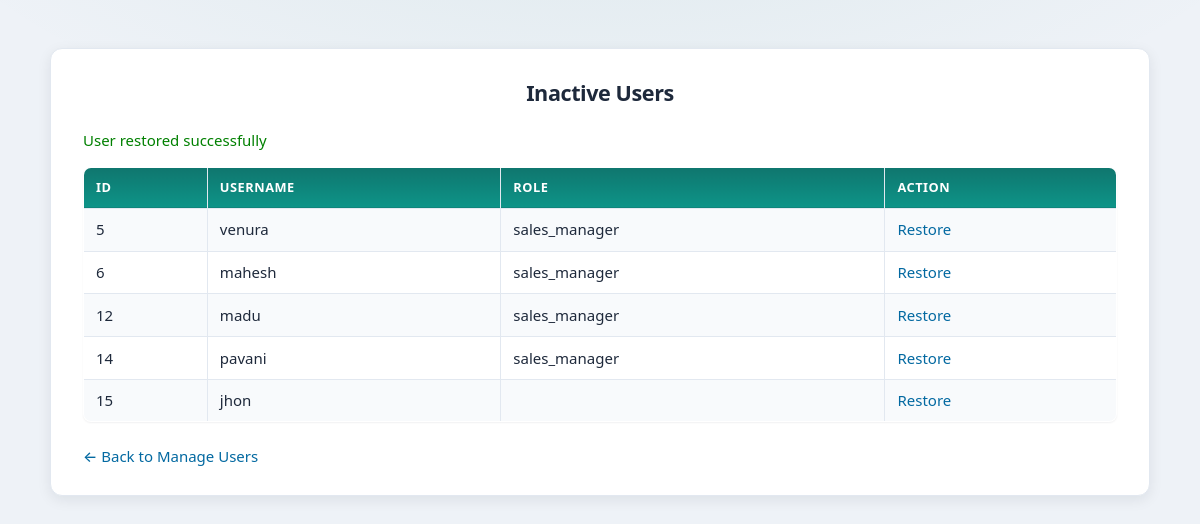
Screenshot of /inactive_users.php?restored=1 (signed in) with the database file from the repository.
### tables this page shows
CREATE TABLE IF NOT EXISTS `users` (
  `user_id` int NOT NULL AUTO_INCREMENT,
  `username` varchar(50) NOT NULL,
  `password` varchar(250) NOT NULL,
  `role` enum('admin','sales_manager','production_manager','inventory_manager') NOT NULL,
  `status` varchar(20) DEFAULT 'active',
  PRIMARY KEY (`user_id`),
  UNIQUE KEY `username` (`username`)
);

### inactive_users.php (the view, shortened to what this page needs)
<?php
include 'includes/config.php';
$result = mysqli_query($conn, "SELECT * FROM users WHERE status='inactive'");
?>
<!DOCTYPE html>
<html>
<head>
    <link rel="stylesheet" href="style.css">
</head>
<body>
<div class="login-box">
    <h2>Inactive Users</h2>
    <?php if(isset($_GET['restored'])): ?>
        <p style="color:green;">User restored successfully</p>
    <?php endif; ?>
    <table border="1" width="100%">
        <tr>
            <th>ID</th>
            <th>Username</th>
            <th>Role</th>
            <th>Action</th>
        </tr>
        <?php while($row = mysqli_fetch_assoc($result)){ ?>
            <tr>
                <td><?php echo $row['user_id']; ?></td>
                <td><?php echo $row['username']; ?></td>
                <td><?php echo $row['role']; ?></td>
                <td>
                    <a href="inactive_users.php?restore=<?php echo $row['user_id']; ?>"
                       onclick="return confirm('Restore this user?')">
                        Restore
                    </a>
                </td>
            </tr>
        <?php } ?>
    </table>
    <br>
    <a href="manage_users.php">← Back to Manage Users</a>
</div>
</body>
</html>

### style.css (style rules this page uses)
:root { --color-bg: #eef2f7; --color-bg-elevated: #ffffff; --color-text: #1e293b; --color-text-muted: #64748b; --color-primary: #0f766e; --color-primary-hover: #0d9488; --color-primary-soft: rgba(15, 118, 110, 0.12); --color-accent: #0369a1; --color-border: #e2e8f0; --color-success: #15803d; --color-danger: #b91c1c; --color-warning-bg: #fff7ed; --shadow-sm: 0 1px 2px rgba(15, 23, 42, 0.06); --shadow-md: 0 4px 14px rgba(15, 23, 42, 0.08); --shadow-lg: 0 12px 40px rgba(15, 23, 42, 0.1); --radius: 12px; --radius-sm: 8px; --font: system-ui, -apple-system, "Segoe UI", Roboto, "Helvetica Neue", Arial, sans-serif; --max-content: 1100px; }
*, *::before, *::after { box-sizing: border-box; }
html { -webkit-text-size-adjust: 100%; }
body { margin: 0; min-height: 100vh; padding: 1rem 1.25rem 2rem; font-family: var(--font); font-size: 15px; line-height: 1.5; color: var(--color-text); background: var(--color-bg); background-image: radial-gradient(ellipse 120% 80% at 50% -20%, rgba(15, 118, 110, 0.08), transparent 50%); }
h2 { margin: 0 0 1rem; font-weight: 600; font-size: 1.35rem; letter-spacing: -0.02em; text-align: center; color: var(--color-text); }
a { color: var(--color-accent); text-decoration: none; font-weight: 500; transition: color 0.15s ease; }
.login-box { width: 100%; max-width: var(--max-content); margin: 2rem auto; padding: 1.75rem 2rem; background: var(--color-bg-elevated); border-radius: var(--radius); box-shadow: var(--shadow-md); border: 1px solid var(--color-border); }
.login-box h2 { text-align: center; margin-bottom: 1.25rem; }
table { width: 100%; border-collapse: collapse; background: var(--color-bg-elevated); border-radius: var(--radius-sm); overflow: hidden; box-shadow: var(--shadow-sm); border: 1px solid var(--color-border); }
th { background: linear-gradient(180deg, #0f766e 0%, #0d9488 100%); color: #fff; padding: 0.65rem 0.75rem; text-align: left; font-size: 0.8rem; font-weight: 600; text-transform: uppercase; letter-spacing: 0.04em; }
td { padding: 0.6rem 0.75rem; border-bottom: 1px solid var(--color-border); text-align: left; }
tr:nth-child(even) { background: #f8fafc; }
tr:last-child td { border-bottom: none; }

### rows the page displays
users: user_id "5", username "venura", role "sales_manager"
users: user_id "6", username "mahesh", role "sales_manager"
users: user_id "12", username "madu", role "sales_manager"
users: user_id "14", username "pavani", role "sales_manager"
users: user_id "15", username "jhon"
